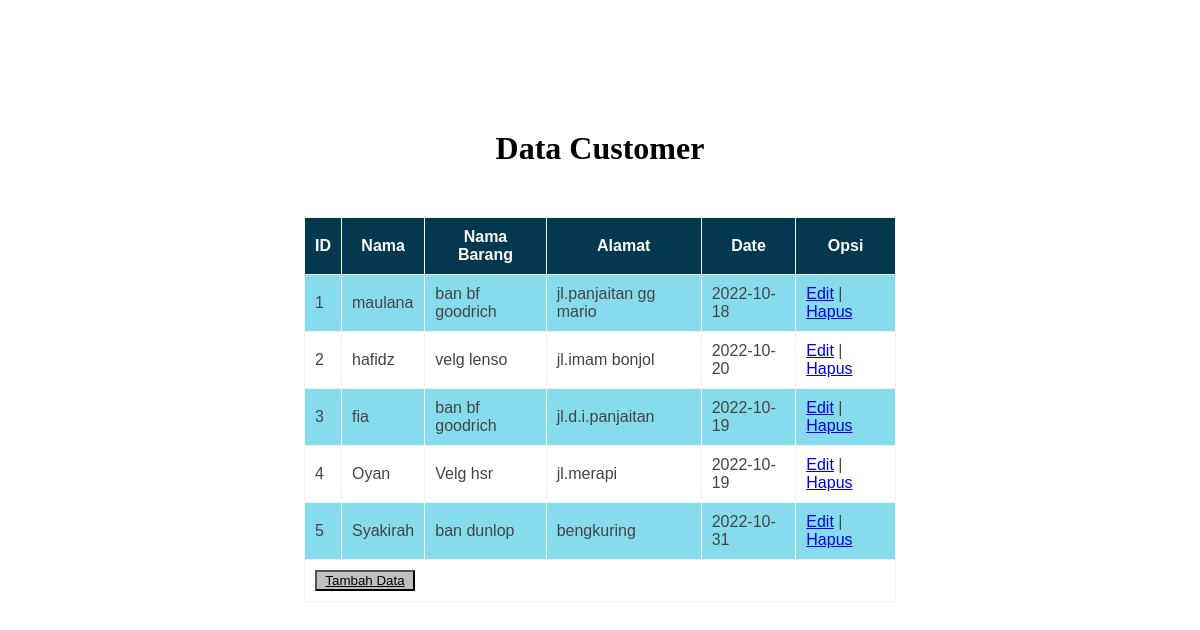
The page / on the database its author committed.
### tables this page shows
CREATE TABLE `data_customer` (
  `id` int(11) NOT NULL,
  `nama_cust` varchar(50) NOT NULL,
  `nama_barang` varchar(50) NOT NULL,
  `alamat` varchar(100) NOT NULL,
  `date` date NOT NULL
);

### index.php (the view, shortened to what this page needs)
<?php
require'koneksi.php';
$result = mysqli_query($conn, "SELECT * FROM data_customer");
$data_customer = [];
while ($row = mysqli_fetch_assoc($result)) {
    $data_customer[] = $row;
}
?>
<!DOCTYPE html>
<html lang="en">
<head>
    <link rel="stylesheet" href="index.css">
</head>
<body>
    <center>
    <h1>Data Customer</h1>
    <table border=1px>
        <tr>
            <th><b>ID</b></th>
            <th><b>Nama</b></th>
            <th><b>Nama Barang</b></th>
            <th><b>Alamat</b></th>
            <th><b>Date</b></th>
            <th><b>Opsi</b></th>
        </tr>
        <?php $i = 1; foreach ($data_customer as $dc):?>
        <tr>
            <td><?php echo $i ;?></td>
            <td><?php echo $dc["nama_cust"] ;?></td>
            <td><?php echo $dc["nama_barang"] ;?></td>
            <td><?php echo $dc["alamat"] ;?></td>
            <td><?php echo $dc["date"];?></td>
            <td><a href="edit.php?id=<?php echo $dc["id"]; ?>" >Edit</a>
            | <a href="hapus.php?id=<?php echo $dc["id"]; ?>" onclick = "return confirm('And yakin ingin mengahpus data ini ?')">Hapus</a></td>
        </tr>
        <?php $i++; endforeach;?>
        <tr>
            <td colspan="6"><button width="100px"><a href="tambah.php" style="color: black  ">Tambah Data</a></button></td>
        </tr>
    </table>
    </center>
</body>
</html>

### index.css (style rules this page uses)
table { font-family: sans-serif; color: #444; border-collapse: collapse; width: 50%; border: 1px solid #f2f5f7; margin-top: 50px; }
h1 { margin-top: 130px; }
button { margin:auto; background-color: silver; color: black; border-color: black; width: 100px; text-align: center; }
table tr th { background: #04384f; color: #fff; font-weight: normal; }
table th { padding: 10px; }
table td { padding: 10px; }
table tr:nth-child(even) { background: #86dcec; }

### rows shown on the page
data_customer: nama_cust "maulana", nama_barang "ban bf goodrich", alamat "jl.panjaitan gg mario", date "2022-10-18"
data_customer: nama_cust "hafidz", nama_barang "velg lenso", alamat "jl.imam bonjol", date "2022-10-20"
data_customer: nama_cust "fia", nama_barang "ban bf goodrich", alamat "jl.d.i.panjaitan", date "2022-10-19"
data_customer: nama_cust "Oyan", nama_barang "Velg hsr", alamat "jl.merapi", date "2022-10-19"
data_customer: nama_cust "Syakirah", nama_barang "ban dunlop", alamat "bengkuring", date "2022-10-31"
